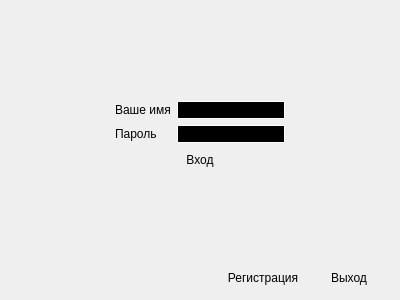
<?xml version="1.0" encoding="UTF-8"?>
<ui version="4.0">
 <class>Login</class>
 <widget class="QWidget" name="Login">
  <property name="geometry">
   <rect>
    <x>0</x>
    <y>0</y>
    <width>400</width>
    <height>300</height>
   </rect>
  </property>
  <property name="windowTitle">
   <string>Авторизация</string>
  </property>
  <property name="autoFillBackground">
   <bool>true</bool>
  </property>
  <layout class="QVBoxLayout" name="verticalLayout_2">
   <item>
    <spacer name="verticalSpacer_2">
     <property name="orientation">
      <enum>Qt::Vertical</enum>
     </property>
     <property name="sizeHint" stdset="0">
      <size>
       <width>20</width>
       <height>40</height>
      </size>
     </property>
    </spacer>
   </item>
   <item>
    <layout class="QHBoxLayout" name="horizontalLayout_2">
     <item>
      <spacer name="horizontalSpacer_3">
       <property name="orientation">
        <enum>Qt::Horizontal</enum>
       </property>
       <property name="sizeHint" stdset="0">
        <size>
         <width>40</width>
         <height>20</height>
        </size>
       </property>
      </spacer>
     </item>
     <item>
      <layout class="QVBoxLayout" name="verticalLayout">
       <item>
        <layout class="QFormLayout" name="formLayout_2">
         <item row="0" column="0">
          <widget class="QLabel" name="nameLbl">
           <property name="text">
            <string>Ваше имя</string>
           </property>
          </widget>
         </item>
         <item row="1" column="0">
          <widget class="QLabel" name="passwordLbl">
           <property name="text">
            <string>Пароль</string>
           </property>
          </widget>
         </item>
         <item row="0" column="1">
          <widget class="QLineEdit" name="nameFld">
           <property name="styleSheet">
            <string notr="true">     border: 1px solid white;
     border-radius: 1px;
     background: black;
     selection-background-color: lightgray;</string>
           </property>
          </widget>
         </item>
         <item row="1" column="1">
          <widget class="QLineEdit" name="passwordFld">
           <property name="styleSheet">
            <string notr="true">     border: 1px solid white;
     border-radius: 1px;
     background: black;
     selection-background-color: lightgray;</string>
           </property>
           <property name="echoMode">
            <enum>QLineEdit::Password</enum>
           </property>
          </widget>
         </item>
        </layout>
       </item>
       <item>
        <widget class="QPushButton" name="enterBtn">
         <property name="text">
          <string>Вход</string>
         </property>
         <property name="autoDefault">
          <bool>false</bool>
         </property>
         <property name="default">
          <bool>true</bool>
         </property>
         <property name="flat">
          <bool>true</bool>
         </property>
        </widget>
       </item>
      </layout>
     </item>
     <item>
      <spacer name="horizontalSpacer_2">
       <property name="orientation">
        <enum>Qt::Horizontal</enum>
       </property>
       <property name="sizeHint" stdset="0">
        <size>
         <width>40</width>
         <height>20</height>
        </size>
       </property>
      </spacer>
     </item>
    </layout>
   </item>
   <item>
    <spacer name="verticalSpacer">
     <property name="orientation">
      <enum>Qt::Vertical</enum>
     </property>
     <property name="sizeHint" stdset="0">
      <size>
       <width>20</width>
       <height>40</height>
      </size>
     </property>
    </spacer>
   </item>
   <item>
    <layout class="QHBoxLayout" name="horizontalLayout">
     <item>
      <spacer name="horizontalSpacer">
       <property name="orientation">
        <enum>Qt::Horizontal</enum>
       </property>
       <property name="sizeHint" stdset="0">
        <size>
         <width>40</width>
         <height>20</height>
        </size>
       </property>
      </spacer>
     </item>
     <item>
      <widget class="QPushButton" name="regBtn">
       <property name="text">
        <string>Регистрация</string>
       </property>
       <property name="default">
        <bool>true</bool>
       </property>
       <property name="flat">
        <bool>true</bool>
       </property>
      </widget>
     </item>
     <item>
      <widget class="QPushButton" name="exitBtn">
       <property name="styleSheet">
        <string notr="true">QLineEdit {
     border: 2px solid gray;
     border-radius: 10px;
     padding: 0 8px;
     background: yellow;
     selection-background-color: darkgray;
 }</string>
       </property>
       <property name="text">
        <string>Выход</string>
       </property>
       <property name="default">
        <bool>true</bool>
       </property>
       <property name="flat">
        <bool>true</bool>
       </property>
      </widget>
     </item>
    </layout>
   </item>
  </layout>
 </widget>
 <resources/>
 <connections/>
</ui>
